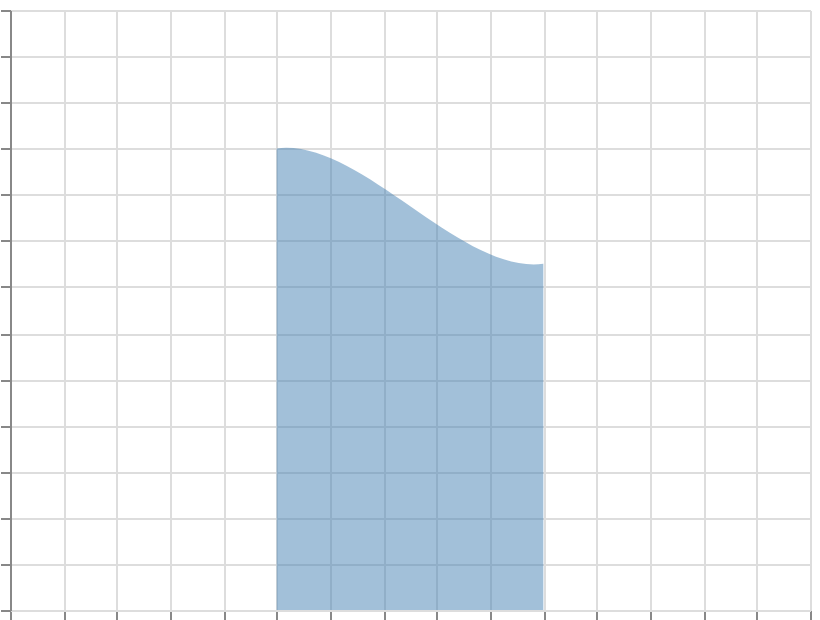

Source (Vega-Lite JSON):
### Vega specification from a JSON file in a GitHub repository (floating-point values rounded to 4 significant figures)
{"$schema": "https://vega.github.io/schema/vega/v6.json", "width": 400, "height": 300, "padding": 5, "autosize": "none", "data": [{"name": "table", "values": [{"x": 0, "y": 10}, {"x": 1, "y": 20}, {"x": 2, "y": 15}, {"x": 3, "y": 25}]}], "scales": [{"name": "x", "type": "linear", "domain": {"data": "table", "field": "x"}, "range": "width", "nice": true}, {"name": "y", "type": "linear", "domain": {"data": "table", "field": "y"}, "range": [{"signal": "height"}, 0], "nice": true}], "marks": [{"type": "area", "from": {"data": "table"}, "encode": {"update": {"x": {"scale": "x", "field": "x"}, "y": {"scale": "y", "field": "y"}, "y2": {"scale": "y", "value": 0}, "fill": {"value": "steelblue"}, "fillOpacity": {"value": 0.5}, "interpolate": {"value": "catmull-rom-open"}, "tension": {"value": 0.7}}}}], "axes": [{"scale": "x", "orient": "bottom", "grid": true, "labels": false}, {"scale": "y", "orient": "left", "grid": true, "labels": false}]}
